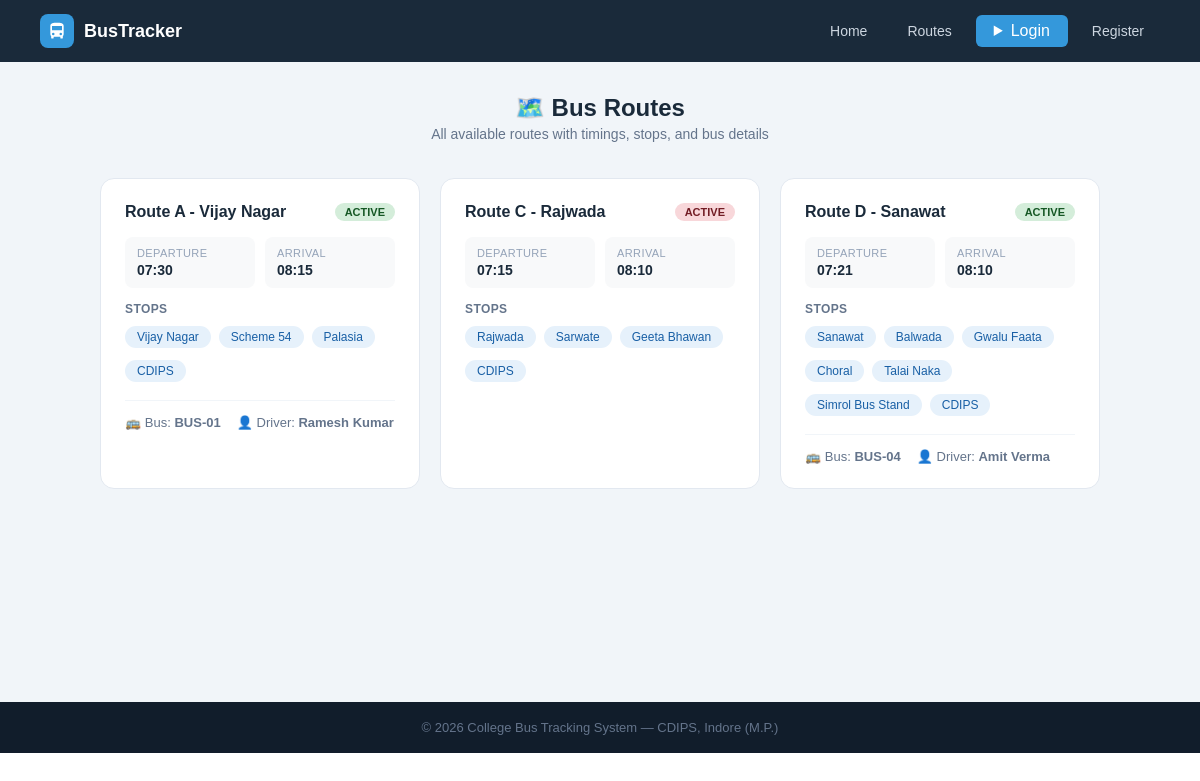
Screenshot of /routes-info with the database file from the repository.
### tables this page shows
CREATE TABLE routes (
        id INTEGER PRIMARY KEY AUTOINCREMENT,
        route_name TEXT NOT NULL, bus_id INTEGER,
        start_point TEXT, end_point TEXT,
        departure_time TEXT, arrival_time TEXT, stops TEXT, original_bus_id INTEGER,
        FOREIGN KEY(bus_id) REFERENCES buses(id));

CREATE TABLE buses (
        id INTEGER PRIMARY KEY AUTOINCREMENT,
        bus_number TEXT UNIQUE NOT NULL, driver_name TEXT NOT NULL,
        driver_phone TEXT, capacity INTEGER DEFAULT 40,
        status TEXT DEFAULT 'active',
        current_lat REAL DEFAULT 22.7196, current_lng REAL DEFAULT 75.8577);

### app.py (the view)
@app.route('/routes-info')
def routes_page():
    db = get_db()
    routes = db.execute('''SELECT r.*,b.bus_number,b.driver_name,b.status
                           FROM routes r LEFT JOIN buses b ON r.bus_id=b.id''').fetchall()
    db.close(); return render_template('routes.html', routes=routes)

### app.py (called while the page is built, shortened)
def get_db():
    conn = sqlite3.connect(DB)
    conn.row_factory = sqlite3.Row
    return conn

@app.context_processor
def inject_notifications():
    return dict(notifications=[], unread_count=0)

### templates/routes.html (shortened to what this page needs)
{% extends "base.html" %}
{% block content %}
<div class="page">
    <div class="page-header" style="text-align:center;margin-bottom:36px">
        <h1>🗺️ Bus Routes</h1>
        <p>All available routes with timings, stops, and bus details</p>
    </div>
    <div class="routes-grid">
    {% for r in routes %}
    <div class="route-card">
        <div class="route-header">
            <div class="route-name">{{ r.route_name }}</div>
            <span class="badge {{ 'badge-green' if r.status == 'active' else 'badge-red' }}">
                {{ r.status.upper() if r.status else 'ACTIVE' }}
            </span>
        </div>
        <div class="route-info">
            <div class="ri-item"><div class="key">Departure</div><div class="val">{{ r.departure_time }}</div></div>
            <div class="ri-item"><div class="key">Arrival</div><div class="val">{{ r.arrival_time }}</div></div>
        </div>
        <div class="stops-label">Stops</div>
        <div class="stops-flow">
            {% set stop_list = r.stops.replace('-', '→').replace(',', '→').split('→') %}
            {% for stop in stop_list %}
            <span class="stop-chip">{{ stop.strip() }}</span>
            {% endfor %}
        </div>
        {% if r.bus_number %}
        <div class="bus-info">
            <span>🚌 Bus: <b>{{ r.bus_number }}</b></span>
            <span>👤 Driver: <b>{{ r.driver_name }}</b></span>
        </div>
        {% endif %}
    </div>
    {% else %}
    <div style="text-align:center;color:#94a3b8;padding:40px;grid-column:1/-1">No routes available.</div>
    {% endfor %}
    </div>
</div>
{% endblock %}

### templates/base.html (shortened to what this page needs)
<!DOCTYPE html>
<html lang="en">
<head>
    <link rel="stylesheet" href="{{ url_for('static', filename='css/style.css') }}">
</head>
<body>
<nav>
    <div class="nav-logo">
        <div class="nav-logo-icon">
            <svg viewBox="0 0 24 24"><path d="M4 16c0 .88.39 1.67 1 2.22V20a1 1 0 001 1h1a1 1 0 001-1v-1h8v1a1 1 0 001 1h1a1 1 0 001-1v-1.78c.61-.55 1-1.34 1-2.22V6c0-3.5-3.58-4-8-4S4 2.5 4 6v10zm3.5 1a1.5 1.5 0 110-3 1.5 1.5 0 010 3zm9 0a1.5 1.5 0 110-3 1.5 1.5 0 010 3zM6 6h12v5H6V6z"/></svg>
        </div>
        <span>BusTracker</span>
    </div>
    <div class="nav-links">
        <a href="{{ url_for('home') }}">Home</a>
        <a href="{{ url_for('routes_page') }}">Routes</a>
        {% if 'admin' in session or 'student' in session %}
            {% if 'admin' in session %}
                <a href="{{ url_for('admin_dashboard') }}">Admin Panel</a>
                <a href="{{ url_for('students_list') }}">Students</a>
                <a href="{{ url_for('gate_logs_page') }}">Gate Logs</a>
                <a href="{{ url_for('admin_reports') }}">📊 Reports</a>
            {% else %}
                <a href="{{ url_for('dashboard') }}">My Dashboard</a>
                <details class="bell-wrap">
                    <summary class="bell-btn">
                        🔔
                        {% if unread_count > 0 %}
                        <span class="bell-badge">{{ unread_count }}</span>
                        {% endif %}
                    </summary>
                    <div class="bell-dropdown">
                        <div class="bell-dropdown-header">
                            <span>Notifications</span>
                            <div style="display:flex;gap:6px;">
                                {% if unread_count > 0 %}
                                <form method="POST" action="{{ url_for('mark_notifications_read') }}">
                                    <button class="bell-action-btn">✓ Read</button>
                                </form>
                                {% endif %}
                                {% if notifications %}
                                <form method="POST" action="{{ url_for('delete_all_notifications') }}"
                                      onsubmit="return confirm('Delete all notification?')">
                                    <button class="bell-action-btn bell-delete-btn">🗑 Delete all</button>
                                </form>
                                {% endif %}
                            </div>
                        </div>
                        {% if notifications %}
                            {% for n in notifications %}
                            <div class="bell-notif-item {{ 'bell-unread' if not n.is_read else '' }}">
                                <div class="bell-notif-row">
                                    <div class="bell-notif-msg">{{ n.message }}</div>
                                    <form method="POST" action="{{ url_for('delete_notification', nid=n.id) }}">
                                        <button class="bell-del-one" title="Delete">✕</button>
                                    </form>
                                </div>
                                <div class="bell-notif-time">🕐 {{ n.created_at[:16] if n.created_at else '' }}</div>
                            </div>
                            {% endfor %}
                        {% else %}
                        <div class="bell-empty">
                            <span>🔕</span>
                            <div>No notification available</div>
                        </div>
                        {% endif %}
                    </div>
                </details>
            {% endif %}
            <span style="color:#94a3b8;font-size:13px">
                Hi,
                {% if 'admin' in session %}
                {{ session['admin']['name'] }}
                {% else %}
                {{ session['student']['name'] }}
                {% endif %}
            </span>
            {% if 'admin' in session %}
            <a href="/logout/admin" class="btn-danger">Logout</a>
            {% else %}
            <a href="/logout/student" class="btn-danger">Logout</a>
            {% endif %}
        {% else %}
            <div style="position: relative; display: inline-block;">
                <details style="list-style: none;">
                    <summary class="btn-nav" style="cursor: pointer; user-select: none;">
                        Login
                    </summary>
                </details>
            </div>
            <a href="{{ url_for('register') }}">Register</a>
        {% endif %}
    </div>
</nav>
{% block content %}{% endblock %}
<footer><p>© 2026 College Bus Tracking System — CDIPS, Indore (M.P.)</p></footer>
</body>
</html>

### static/css/style.css (style rules this page uses)
* { margin: 0; padding: 0; box-sizing: border-box; font-family: Arial, sans-serif; }
a { text-decoration: none; }
nav { display: flex; justify-content: space-between; align-items: center; padding: 14px 40px; background: #1a2a3a; position: sticky; top: 0; z-index: 100; }
.nav-logo { display: flex; align-items: center; gap: 10px; }
.nav-logo-icon { width: 34px; height: 34px; background: #3498db; border-radius: 8px; display: flex; align-items: center; justify-content: center; }
.nav-logo-icon svg { width: 20px; height: 20px; fill: white; }
.nav-logo span { color: white; font-size: 18px; font-weight: bold; }
.nav-links { display: flex; gap: 8px; align-items: center; }
.nav-links a { color: #cdd6e0; font-size: 14px; padding: 7px 16px; border-radius: 6px; transition: background .2s; }
.nav-links .btn-nav { background: #3498db; color: white; padding: 7px 18px; border-radius: 6px; }
footer { background: #111d2b; color: #64748b; text-align: center; padding: 18px; font-size: 13px; }
.badge { display: inline-block; padding: 3px 10px; border-radius: 20px; font-size: 11px; font-weight: bold; }
.badge-green { background: #d4edda; color: #155724; }
.badge-red { background: #f8d7da; color: #721c24; }
.page { padding: 32px 40px; background: #f1f5f9; min-height: 80vh; }
.page-header { margin-bottom: 24px; }
.page-header h1 { font-size: 24px; color: #1a2a3a; font-weight: bold; }
.page-header p { font-size: 14px; color: #64748b; margin-top: 4px; }
.stop-chip { background: #e6f1fb; color: #185fa5; font-size: 12px; padding: 4px 12px; border-radius: 20px; margin: 4px 4px 4px 0; }
.routes-grid { display: grid; grid-template-columns: repeat(auto-fit, minmax(300px, 1fr)); gap: 20px; max-width: 1000px; margin: 0 auto; }
.route-card { background: white; border-radius: 14px; border: 1px solid #e2e8f0; padding: 24px; transition: box-shadow .2s; }
.route-header { display: flex; justify-content: space-between; align-items: flex-start; margin-bottom: 16px; }
.route-name { font-size: 16px; font-weight: bold; color: #1a2a3a; }
.route-info { display: grid; grid-template-columns: 1fr 1fr; gap: 10px; margin-bottom: 14px; }
.ri-item { background: #f8f9fa; border-radius: 8px; padding: 10px 12px; }
.ri-item .key { font-size: 11px; color: #94a3b8; text-transform: uppercase; letter-spacing: .4px; margin-bottom: 3px; }
.ri-item .val { font-size: 14px; font-weight: bold; color: #1a2a3a; }
.stops-flow { display: flex; flex-wrap: wrap; gap: 4px; }
.stops-label { font-size: 12px; color: #64748b; font-weight: bold; margin-bottom: 6px; text-transform: uppercase; letter-spacing: .4px; }
.bus-info { margin-top: 14px; padding-top: 14px; border-top: 1px solid #f1f5f9; font-size: 13px; color: #64748b; display: flex; gap: 16px; }

### rows the page displays
routes: route_name "Route A - Vijay Nagar", status "ACTIVE", departure_time "07:30", arrival_time "08:15", strip "Vijay Nagar" "Scheme 54" "Palasia" "CDIPS", bus_number "BUS-01", driver_name "Ramesh Kumar"
routes: route_name "Route C - Rajwada", status "ACTIVE", departure_time "07:15", arrival_time "08:10", strip "Rajwada" "Sarwate" "Geeta Bhawan" "CDIPS"
routes: route_name "Route D - Sanawat", status "ACTIVE", departure_time "07:21", arrival_time "08:10", strip "Sanawat" "Balwada" "Gwalu Faata" "Choral" "Talai Naka" "Simrol Bus Stand" "CDIPS", bus_number "BUS-04", driver_name "Amit Verma"
